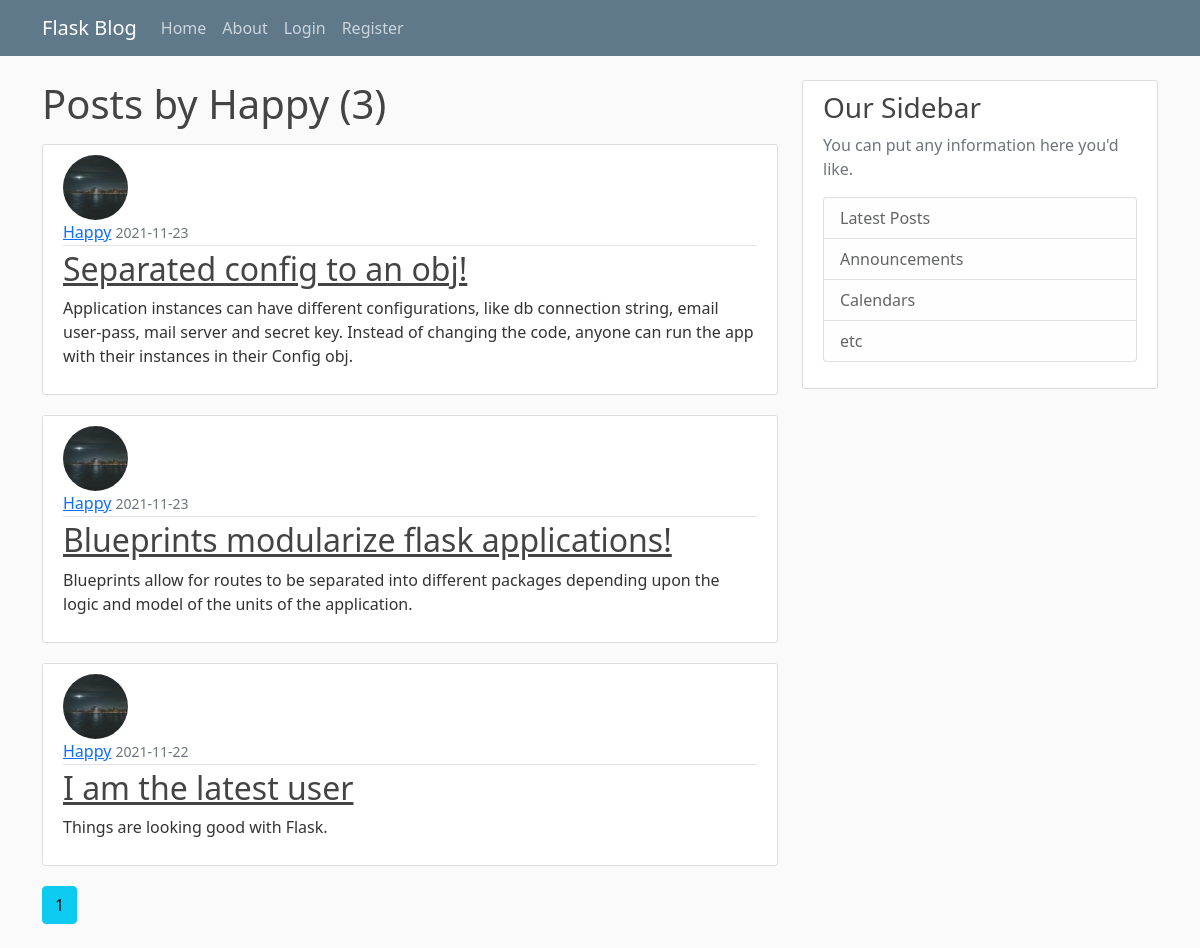
The app's page /user/Happy, older data.
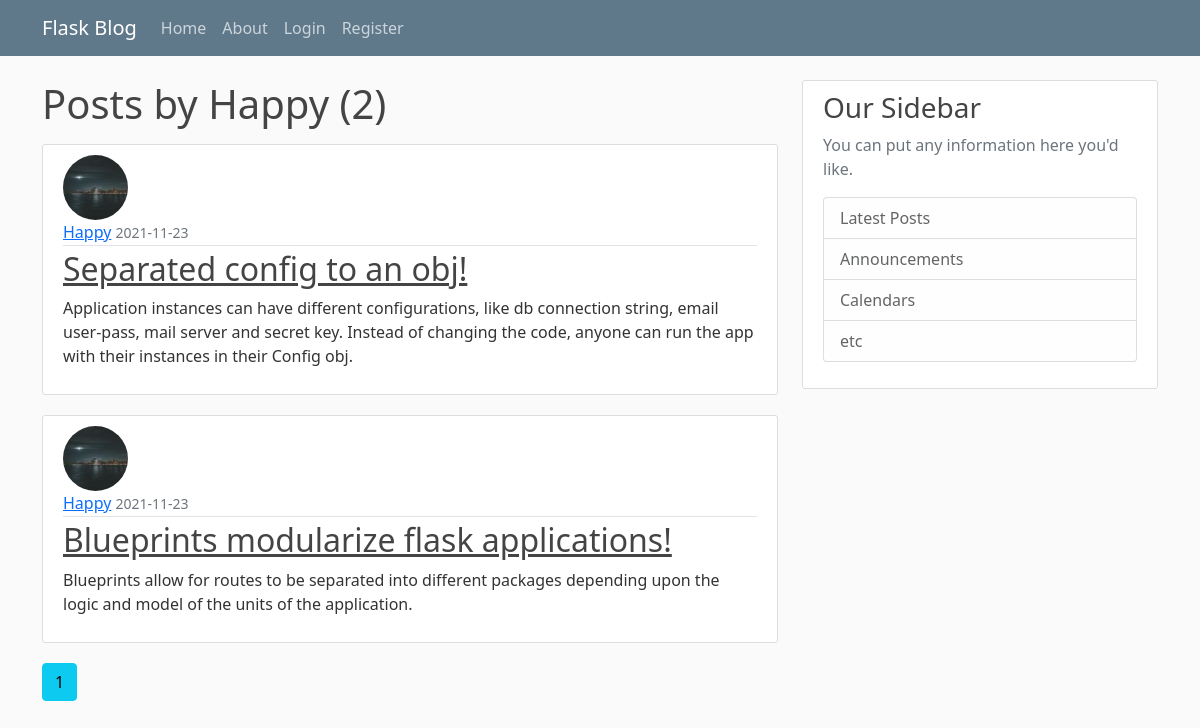
The same page, newer data.
### flaskblog/models.py (models this page shows, shortened)
class Post(flaskblog.db.Model):
    id = flaskblog.db.Column(flaskblog.db.Integer, primary_key=True)
    title = flaskblog.db.Column(flaskblog.db.String(100), nullable=False)
    date_posted = flaskblog.db.Column(
        flaskblog.db.DateTime, nullable=False, default=datetime.utcnow)
    content = flaskblog.db.Column(flaskblog.db.Text, nullable=False)
    user_id = flaskblog.db.Column(flaskblog.db.Integer, flaskblog.db.ForeignKey(
        "user.id"), nullable=False)

class User(flaskblog.db.Model, UserMixin):
    id = flaskblog.db.Column(flaskblog.db.Integer, primary_key=True)
    username = flaskblog.db.Column(
        flaskblog.db.String(20), unique=True, nullable=False)
    email = flaskblog.db.Column(
        flaskblog.db.String(120), unique=True, nullable=False)
    image_file = flaskblog.db.Column(
        flaskblog.db.String(20), nullable=False, default="default.jpg")  # going to be hashed
    password = flaskblog.db.Column(flaskblog.db.String(60), nullable=False)
    posts = flaskblog.db.relationship("Post", backref="author", lazy=True)

### flaskblog/users/routes.py (the view)
@users.route("/user/<string:username>")
def user_posts(username: str) -> str:
    page = flask.request.args.get("page", 1, type=int)
    user = User.query.filter_by(username=username).first_or_404()
    posts = Post.query.filter_by(author=user).order_by(
        Post.date_posted.desc()).paginate(page=page, per_page=5)
    return flask.render_template("user_posts.html", posts=posts, user=user)

### flaskblog/templates/user_posts.html
{% extends "layout.html" %}
{% block content %}
    <h1 class="mb-3">Posts by {{ user.username }} ({{ posts.total }})</h1>
  {% for post in posts.items %}
    <article class="media content-section">
      <img
        class="rounded-circle article-img"
        src="{{url_for('static', filename='profile_pics/' + post.author.image_file)}}"
      />
      <div class="media-body">
        <div class="article-metadata">
          <a class="mr-2" href="{{ url_for('users.user_posts', username=post.author.username) }}">{{ post.author.username }}</a>
          <small class="text-muted"
            >{{ post.date_posted.strftime("%Y-%m-%d") }}</small
          >
        </div>
        <h2><a class="article-title" href="{{url_for('posts.post', post_id=post.id)}}">{{ post.title }}</a></h2>
        <p class="article-content">{{ post.content }}</p>
      </div>
    </article>
  {% endfor %}
  {% for page_num in posts.iter_pages(left_edge=1, right_edge=1, left_current=1, right_current=2) %}
    {% if page_num %}
      {% if posts.page == page_num %}
        <a href="{{ url_for('users.user_posts', username=user.username, page=page_num) }}" class="btn btn-info mb-4">{{ page_num }}</a>
      {% else %}
        <a href="{{ url_for('users.user_posts', username=user.username, page=page_num) }}" class="btn btn-outline-info mb-4">{{ page_num }}</a>
      {% endif %}
    {% else %}
      ...
    {% endif %}
  {% endfor %}
{% endblock content %}

Row changes from the older to the newer data that the page shows:
removed Post: image_file (picture), author.username "Happy", date_posted "2021-11-22", title "I am the latest user", content "Things are looking good with Flask."
Text that changed along with them:
{{ posts.total }}: "3" → "2"
